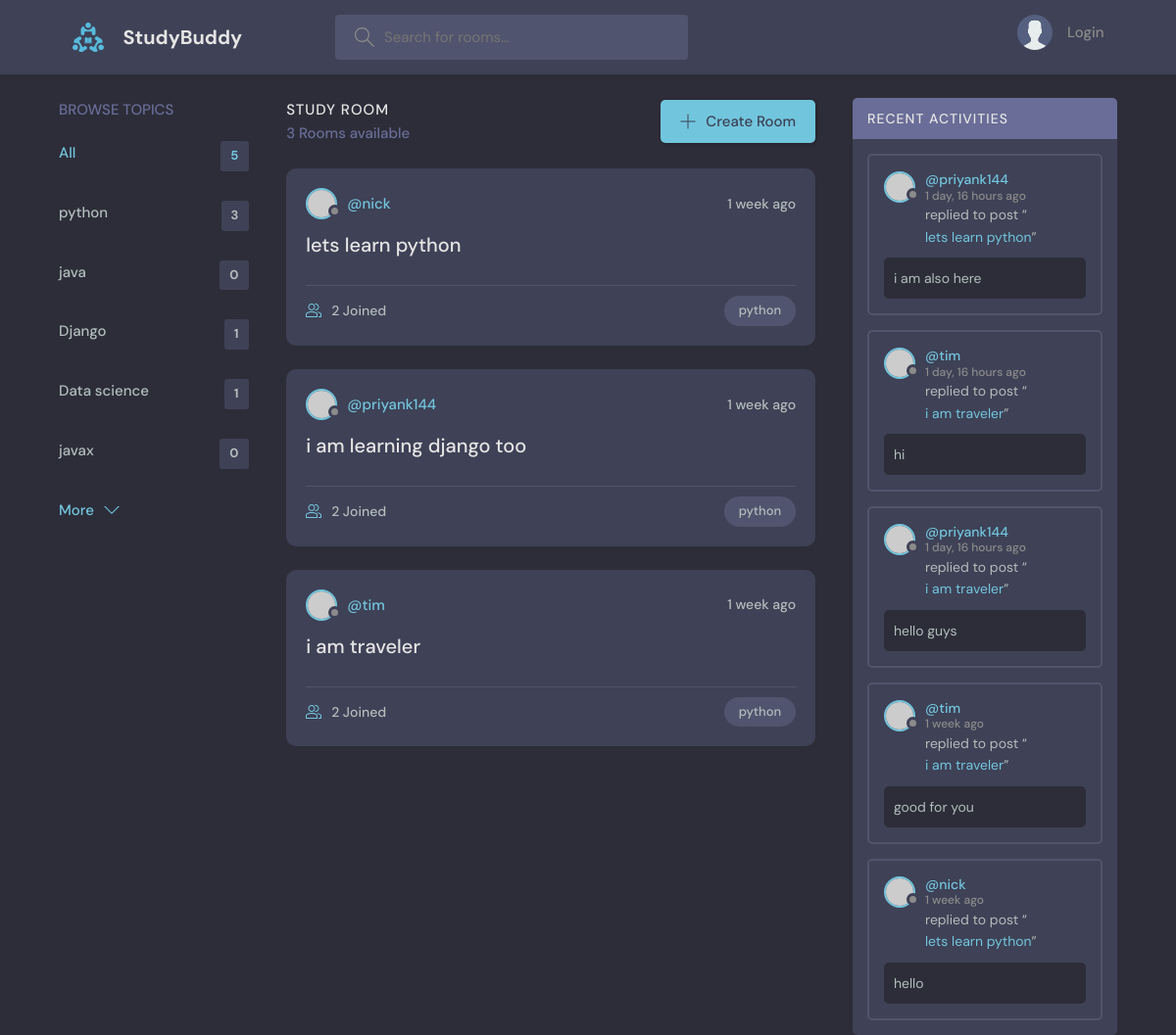
The page /?q=python on the database its author committed.
### base/models.py (models this page shows, shortened)
class Topic(models.Model):
    name = models.CharField(max_length=200)

class Room(models.Model):
    host = models.ForeignKey(User, on_delete=models.SET_NULL, null = True)
    topic = models.ForeignKey(Topic, on_delete=models.SET_NULL, null=True)
    name = models.CharField(max_length=200)
    description = models.TextField(null = True, blank = True)
    participants = models.ManyToManyField(User, related_name = 'participants', blank = True)
    updated = models.DateTimeField(auto_now=True)
    created = models.DateTimeField(auto_now_add=True)
    class Meta:
        ordering = ['-updated', '-created'] # '-' for descending order
    def __str__(self):
        return self.name

class Message(models.Model):
    user = models.ForeignKey(User, on_delete=models.CASCADE)
    room = models.ForeignKey(Room, on_delete=models.CASCADE) #cascade means if room deleted then all message from that room will get deleted.
    body = models.TextField()
    updated = models.DateTimeField(auto_now=True)
    created = models.DateTimeField(auto_now_add=True)
    class Meta:
        ordering = ['-updated', '-created'] # '-' for descending order

### base/views.py (the view)
# urls.py: path('', views.home, name = "home"),
def home(request):
    q = request.GET.get('q') if request.GET.get('q') != None else ''
    rooms = Room.objects.filter(
        Q(topic__name__icontains = q) |
        Q(name__icontains = q) |
        Q(description__icontains = q)
        )
    topics = Topic.objects.all()
    room_count = rooms.count()
    room_messages = Message.objects.filter(Q(room__topic__name__icontains =q)) #[0:3]
    context = {'rooms': rooms, 'topics': topics, 'room_count' : room_count, 'room_messages': room_messages}
    return render(request, 'base/home.html', context)

### base/templates/base/home.html (shortened to what this page needs)
{% extends "main.html" %}
{% block content %}
<main class="layout layout--3">
      <div class="container">
       {% include 'base/topics_component.html' %}
        <div class="roomList">
          <div class="roomList__header">
            <div>
              <h2>Study Room</h2>
              <p>{{room_count}} Rooms available</p>
            </div>
            <a class="btn btn--main" href="{% url 'create-room' %}">
              <svg version="1.1" xmlns="http://www.w3.org/2000/svg" width="32" height="32" viewBox="0 0 32 32">
                <title>add</title>
                <path
                  d="M16.943 0.943h-1.885v14.115h-14.115v1.885h14.115v14.115h1.885v-14.115h14.115v-1.885h-14.115v-14.115z"
                ></path>
              </svg>
              Create Room
            </a>
          </div>
          {% include 'base/feed_component.html' %}
        </div>
         {% include 'base/activity_component.html' %}
      </div>
    </main>
{% endblock %}

### base/templates/base/topics_component.html
<div class="topics">
    <div class="topics__header">
      <h2>Browse Topics</h2>
    </div>
    <ul class="topics__list">
      <li>
        <a href="{% url 'home' %}" class="active">All <span>{{topics.count}}</span></a>
      </li>
      {% for topic in topics %}
      <li>
    <a href="{% url 'home' %}?q={{topic.name}}">{{topic.name}} <span>{{topic.room_set.all.count}}</span></a>
      </li>
      {% endfor %}
    </ul>
    <a class="btn btn--link" href="topics.html">
      More
      <svg version="1.1" xmlns="http://www.w3.org/2000/svg" width="32" height="32" viewBox="0 0 32 32">
        <title>chevron-down</title>
        <path d="M16 21l-13-13h-3l16 16 16-16h-3l-13 13z"></path>
      </svg>
    </a>
  </div>

### base/templates/base/feed_component.html (shortened to what this page needs)
{% for room in rooms %}
<div class="roomListRoom">
  <div class="roomListRoom__header">
    <a href="{% url 'user-profile' room.host.id %}" class="roomListRoom__author">
      <div class="avatar avatar--small">
        <img src="https://randomuser.me/api/portraits/women/11.jpg" />
      </div>
      <span>@{{room.host.username}}</span>
    </a>
    <div class="roomListRoom__actions">
      <span>{{room.created| timesince}} ago</span>
    </div>
  </div>
  <div class="roomListRoom__content">
    <a href="{% url 'room' room.id %}">{{room.name}}</a>
  </div>
  <div class="roomListRoom__meta">
    <a href="{% url 'room' room.id %}" class="roomListRoom__joined">
      {{room.participants.all.count}} Joined
    </a>
    <p class="roomListRoom__topic">{{room.topic.name}}</p>
  </div>
</div>
{% endfor %}

### base/templates/base/activity_component.html (shortened to what this page needs)
<div class="activities">
    <div class="activities__header">
      <h2>Recent Activities</h2>
    </div>
    {% for message in room_messages%}
    <div class="activities__box">
      <div class="activities__boxHeader roomListRoom__header">
        <a href="{% url 'user-profile' message.user.id %}" class="roomListRoom__author">
          <div class="avatar avatar--small">
            <img src="https://randomuser.me/api/portraits/women/11.jpg" />
          </div>
          <p>
            @{{message.user}}
            <span>{{message.created| timesince}} ago</span>
          </p>
        </a>
      </div>
      <div class="activities__boxContent">
        <p>replied to post “<a href="{% url 'room' message.room.id %}">{{message.room}}</a>”</p>
        <div class="activities__boxRoomContent">
          {{message.body}}
        </div>
      </div>
    </div>
   {% endfor %}
  </div>

### rows shown on the page
Topic: name "python", room_set.all.count "3"
Topic: name "java", room_set.all.count "0"
Topic: name "Django", room_set.all.count "1"
Topic: name "Data science", room_set.all.count "1"
Topic: name "javax", room_set.all.count "0"
Room: host.username "nick", created "1 week", name "lets learn python", participants.all.count "2", topic.name "python"
Room: host.username "priyank144", created "1 week", name "i am learning django too", participants.all.count "2", topic.name "python"
Room: host.username "tim", created "1 week", name "i am traveler", participants.all.count "2", topic.name "python"
Message: user "priyank144", created "1 day, 16 hours", room "lets learn python", body "i am also here"
Message: user "tim", created "1 day, 16 hours", room "i am traveler", body "hi"
Message: user "priyank144", created "1 day, 16 hours", room "i am traveler", body "hello guys"
Message: user "tim", created "1 week", room "i am traveler", body "good for you"
Message: user "nick", created "1 week", room "lets learn python", body "hello"

### other values the page prints
{{ topics.count }} "5"
{{ room_count }} "3"
